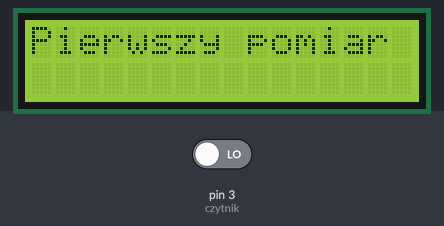
A sketch run on a simulated Arduino Uno, built with avr-gcc and run on an emulated ATmega328P. On the bench: 16×2 character LCD. Inputs (shaded band) come from the test bench; at power-on: pin 3 (czytnik) LOW.

Above: at 0.1 s.
At 1.6 s:
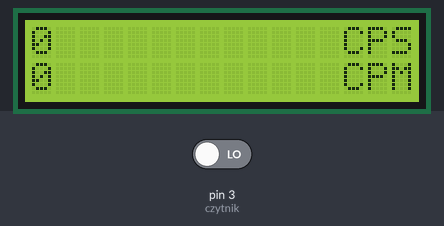
1.7 s: pin 3 (czytnik) driven HIGH
At 3.6 s:
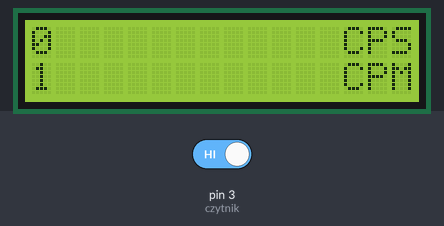
Timing chart, 0 to 5.1 s (numbered marks = the images above; inputs shaded):
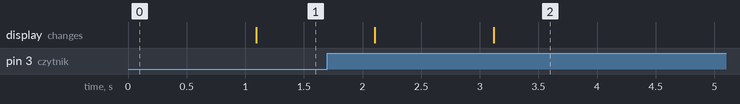

The sketch:

gaiger_ulepszony.ino
```cpp
#include <LiquidCrystal_I2C.h>
int czytnik = 3;
int start;
int aktualny;
int rozp;
int cpm [60];
int rpm;
LiquidCrystal_I2C lcd(0x27, 16 , 2); // zdefiniowanie wyświetlacza
void setup() {
  // put your setup code here, to run once:
  pinMode(czytnik,INPUT);
  attachInterrupt(digitalPinToInterrupt(czytnik), licznik, RISING);
  lcd.init();
  lcd.backlight();
  lcd.setCursor(0, 0);
  lcd.print("Pierwszy pomiar");

}

void loop() {
  // put your main code here, to run repeatedly:
  start=millis();
  aktualny = millis();


  while((aktualny - start) <= 1000){ //pętla czasomierz
    aktualny = millis();
  }
  // wyświetla rozpady na 1 sekund
  lcd.clear();
  lcd.setCursor(0,0);
  lcd.print(rozp);
  //aktualizuje liste
  for (int i =59; i>=1; i-- ){
    cpm[i] = cpm[i-1];
  }
  cpm[0]= rozp;
  rozp= 0 ;
  for (int j=0; j<60; j++){
    rpm += cpm[j];
  }
  //wyświetla rozpady na minutę
  lcd.setCursor(13, 0);
  lcd.print("CPS");
  lcd.setCursor(0, 1);
  lcd.print(rpm);
  lcd.setCursor(13, 1);
  lcd.print("CPM");
  rpm = 0;
}
void licznik(){
     rozp= rozp + 1 ;
}
```

Measured:
- after the input at 1.7 s, the display: first changes after 0.41 s (image 2 shows a later state)
